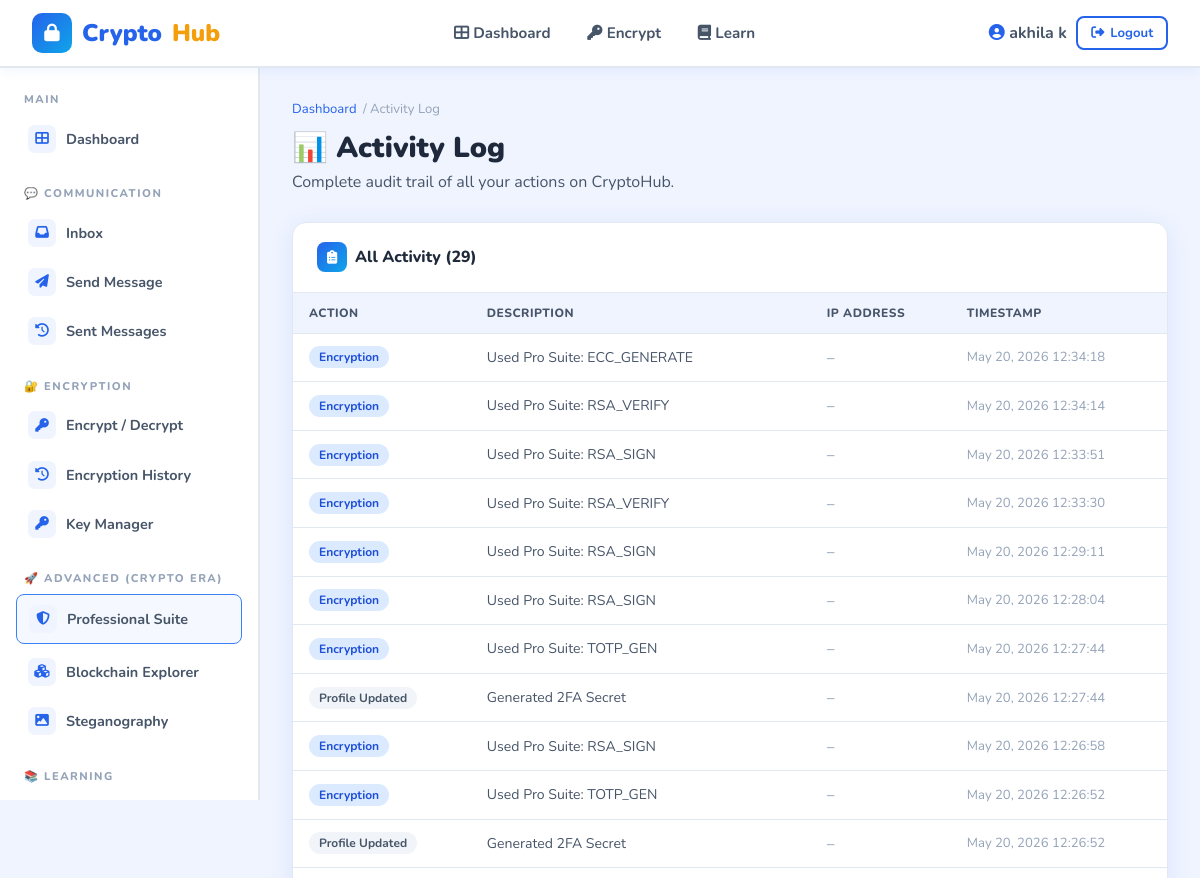
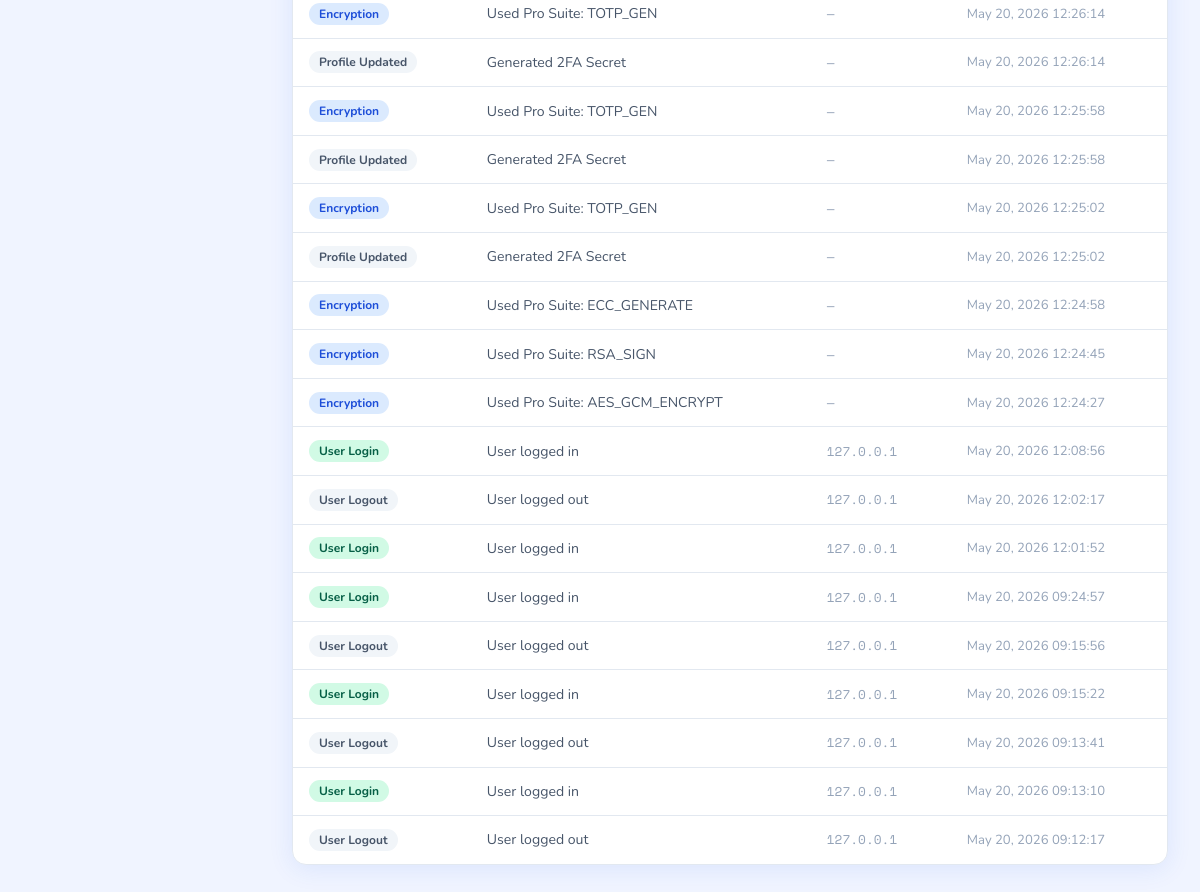
Screenshot of /activity/ (signed in) with the database file from the repository (2 pictures, top to bottom).
### crypto_app/models.py (models this page shows, shortened)
class ActivityLog(models.Model):
    ACTION_CHOICES = [
        ('LOGIN', 'User Login'),
        ('LOGOUT', 'User Logout'),
        ('ENCRYPT', 'Encryption'),
        ('DECRYPT', 'Decryption'),
        ('KEY_CREATE', 'Key Created'),
        ('KEY_DELETE', 'Key Deleted'),
        ('PROFILE_UPDATE', 'Profile Updated'),
        ('QUIZ_ATTEMPT', 'Quiz Attempted'),
        ('FILE_UPLOAD', 'File Uploaded'),
        ('PASSWORD_CHANGE', 'Password Changed'),
        ('BLOCKCHAIN_MINE', 'Blockchain Block Mined'),
        ('STEGO_ENCODE', 'Steganography Encoding'),
    ]
    user = models.ForeignKey(User, on_delete=models.CASCADE, related_name='activity_logs')
    action = models.CharField(max_length=30, choices=ACTION_CHOICES)
    description = models.TextField(blank=True)
    ip_address = models.GenericIPAddressField(null=True, blank=True)
    user_agent = models.TextField(blank=True)
    timestamp = models.DateTimeField(default=timezone.now)
    extra_data = models.JSONField(default=dict, blank=True)
    class Meta:
        ordering = ['-timestamp']

### crypto_app/views.py (the view)
# urls.py: path('activity/', views.activity_log, name='activity_log'),
@login_required
def activity_log(request):
    logs = ActivityLog.objects.filter(user=request.user)[:50]
    return render(request, 'crypto_app/activity_log.html', {'logs': logs})

### crypto_app/templates/crypto_app/activity_log.html (shortened to what this page needs)
{% extends 'crypto_app/base.html' %}
{% block body %}
<div class="app-layout">
    {% include 'crypto_app/user_sidebar.html' %}
    <main class="main-content fade-in">
        <div class="page-header">
            <div class="breadcrumb"><a href="{% url 'dashboard' %}">Dashboard</a> / Activity Log</div>
            <h1>📊 Activity Log</h1>
            <p>Complete audit trail of all your actions on CryptoHub.</p>
        </div>
        <div class="card">
            <div class="card-header">
                <h3><span class="ch-icon"><i class="fas fa-clipboard-list"></i></span> All Activity ({{ logs|length }})</h3>
            </div>
            {% if logs %}
            <div class="table-wrap">
                <table>
                    <thead><tr><th>Action</th><th>Description</th><th>IP Address</th><th>Timestamp</th></tr></thead>
                    <tbody>
                        {% for log in logs %}
                        <tr>
                            <td>
                                <span class="badge-tag {% if log.action == 'LOGIN' %}badge-green{% elif log.action == 'LOGOUT' %}badge-gray{% elif log.action == 'ENCRYPT' %}badge-blue{% elif log.action == 'DECRYPT' %}badge-cyan{% elif log.action == 'KEY_CREATE' %}badge-amber{% elif log.action == 'QUIZ_ATTEMPT' %}badge-purple{% else %}badge-gray{% endif %}">
                                    {{ log.get_action_display }}
                                </span>
                            </td>
                            <td style="color:var(--text-mid);font-size:0.88rem;">{{ log.description|default:"—" }}</td>
                            <td style="font-family:var(--font-mono);font-size:0.8rem;color:var(--text-light);">{{ log.ip_address|default:"—" }}</td>
                            <td style="font-size:0.82rem;color:var(--text-light);">{{ log.timestamp|date:"M d, Y H:i:s" }}</td>
                        </tr>
                        {% endfor %}
                    </tbody>
                </table>
            </div>
            {% else %}
            <div class="empty-state" style="padding:4rem;">
                <i class="fas fa-clipboard-list"></i>
                <h3>No activity recorded yet</h3>
            </div>
            {% endif %}
        </div>
    </main>
</div>
{% endblock %}

### crypto_app/templates/crypto_app/base.html (shortened to what this page needs)
<!DOCTYPE html>
<html lang="en">
<head>
    <link rel="stylesheet" href="https://cdnjs.cloudflare.com/ajax/libs/font-awesome/6.5.0/css/all.min.css">
</head>
<body>
<header class="topnav">
    <a href="{% url 'home' %}" class="brand">
        <div class="logo-icon"><i class="fas fa-lock"></i></div>
        Crypto<span class="sub">Hub</span>
    </a>
    {% if user.is_authenticated %}
    <nav>
        {% if user.is_staff %}
        <a href="{% url 'admin_dashboard' %}"><i class="fas fa-tachometer-alt"></i> Admin Panel</a>
        {% else %}
        <a href="{% url 'dashboard' %}"><i class="fas fa-th-large"></i> Dashboard</a>
        <a href="{% url 'encryption_tool' %}"><i class="fas fa-key"></i> Encrypt</a>
        <a href="{% url 'topics' %}"><i class="fas fa-book"></i> Learn</a>
        {% endif %}
    </nav>
    <div class="auth-btns">
        <span style="font-weight:700; color:var(--text-mid);">
            <i class="fas fa-user-circle" style="color:var(--primary)"></i>
            {{ user.get_full_name|default:user.username }}
        </span>
        <a href="{% url 'logout' %}" class="btn btn-outline btn-sm">
            <i class="fas fa-sign-out-alt"></i> Logout
        </a>
    </div>
    {% endif %}
</header>
{% block body %}{% endblock %}
</body>
</html>

### crypto_app/templates/crypto_app/base.html (style rules this page uses)
:root { --primary: #2563EB; --primary-light: #3B82F6; --primary-dark: #1D4ED8; --secondary: #0EA5E9; --accent: #F59E0B; --success: #10B981; --danger: #EF4444; --warning: #F59E0B; --info: #06B6D4; --bg: #F0F4FF; --bg-white: #FFFFFF; --bg-card: #FFFFFF; --text-dark: #1E293B; --text-mid: #475569; --text-light: #94A3B8; --border: #E2E8F0; --shadow: 0 4px 24px rgba(37,99,235,0.10); --shadow-hover: 0 8px 32px rgba(37,99,235,0.18); --radius: 14px; --radius-sm: 8px; --sidebar-w: 260px; --header-h: 68px; --font-main: 'Nunito', sans-serif; --font-mono: 'Space Mono', monospace; }
* { box-sizing: border-box; margin: 0; padding: 0; }
body { font-family: var(--font-main); background: var(--bg); color: var(--text-dark); min-height: 100vh; }
.topnav { background: #fff; border-bottom: 2px solid var(--border); padding: 0 2rem; height: var(--header-h); display: flex; align-items: center; justify-content: space-between; position: sticky; top: 0; z-index: 100; box-shadow: 0 2px 12px rgba(37,99,235,0.07); }
.topnav .brand { display: flex; align-items: center; gap: 10px; text-decoration: none; font-size: 1.5rem; font-weight: 900; color: var(--primary); }
.topnav .brand .logo-icon { width: 40px; height: 40px; background: linear-gradient(135deg, var(--primary), var(--secondary)); border-radius: 10px; display: flex; align-items: center; justify-content: center; color: white; font-size: 1.1rem; }
.topnav .brand span.sub { color: var(--accent); }
.topnav nav { display: flex; align-items: center; gap: 0.3rem; }
.topnav nav a { padding: 0.45rem 1rem; border-radius: var(--radius-sm); text-decoration: none; color: var(--text-mid); font-weight: 700; font-size: 0.95rem; transition: all 0.2s; }
.topnav .auth-btns { display: flex; gap: 0.6rem; align-items: center; }
.btn { display: inline-flex; align-items: center; gap: 6px; padding: 0.5rem 1.2rem; border-radius: var(--radius-sm); font-family: var(--font-main); font-weight: 700; font-size: 0.9rem; border: none; cursor: pointer; text-decoration: none; transition: all 0.2s; }
.btn-outline { background: transparent; color: var(--primary); border: 2px solid var(--primary); }
.btn-sm { padding: 0.35rem 0.8rem; font-size: 0.82rem; }
.app-layout { display: flex; min-height: calc(100vh - var(--header-h)); }
.main-content { flex: 1; padding: 2rem; overflow-x: hidden; }
.page-header { margin-bottom: 1.8rem; }
.page-header h1 { font-size: 1.8rem; font-weight: 900; color: var(--text-dark); }
.page-header p { color: var(--text-mid); margin-top: 0.3rem; }
.breadcrumb { display: flex; align-items: center; gap: 0.4rem; font-size: 0.82rem; color: var(--text-light); margin-bottom: 0.6rem; }
.breadcrumb a { color: var(--primary); text-decoration: none; }
.card { background: var(--bg-card); border-radius: var(--radius); box-shadow: var(--shadow); border: 1px solid var(--border); overflow: hidden; }
.card-header { padding: 1.2rem 1.5rem; border-bottom: 1px solid var(--border); display: flex; align-items: center; justify-content: space-between; }
.card-header h3 { font-size: 1rem; font-weight: 800; color: var(--text-dark); display: flex; align-items: center; gap: 8px; }
.card-header h3 .ch-icon { width: 30px; height: 30px; border-radius: 8px; background: linear-gradient(135deg, var(--primary), var(--secondary)); color: white; display: flex; align-items: center; justify-content: center; font-size: 0.85rem; }
.table-wrap { overflow-x: auto; }
table { width: 100%; border-collapse: collapse; }
th { background: var(--bg); font-size: 0.75rem; font-weight: 800; text-transform: uppercase; letter-spacing: 0.5px; color: var(--text-mid); padding: 0.75rem 1rem; text-align: left; }
td { padding: 0.8rem 1rem; border-top: 1px solid var(--border); font-size: 0.9rem; color: var(--text-dark); vertical-align: middle; }
.badge-tag { display: inline-flex; align-items: center; gap: 4px; padding: 3px 10px; border-radius: 20px; font-size: 0.75rem; font-weight: 700; }
.badge-blue { background: #DBEAFE; color: #1D4ED8; }
.badge-green { background: #D1FAE5; color: #065F46; }
.badge-gray { background: #F1F5F9; color: #475569; }
.fade-in { animation: fadeIn 0.35s ease both; }

### rows the page displays
ActivityLog: action "Encryption", description "Used Pro Suite: ECC_GENERATE", ip_address "—", timestamp "May 20, 2026 12:34:18"
ActivityLog: action "Encryption", description "Used Pro Suite: RSA_VERIFY", ip_address "—", timestamp "May 20, 2026 12:34:14"
ActivityLog: action "Encryption", description "Used Pro Suite: RSA_SIGN", ip_address "—", timestamp "May 20, 2026 12:33:51"
ActivityLog: action "Encryption", description "Used Pro Suite: RSA_VERIFY", ip_address "—", timestamp "May 20, 2026 12:33:30"
ActivityLog: action "Encryption", description "Used Pro Suite: RSA_SIGN", ip_address "—", timestamp "May 20, 2026 12:29:11"
ActivityLog: action "Encryption", description "Used Pro Suite: RSA_SIGN", ip_address "—", timestamp "May 20, 2026 12:28:04"
ActivityLog: action "Encryption", description "Used Pro Suite: TOTP_GEN", ip_address "—", timestamp "May 20, 2026 12:27:44"
ActivityLog: action "Profile Updated", description "Generated 2FA Secret", ip_address "—", timestamp "May 20, 2026 12:27:44"
ActivityLog: action "Encryption", description "Used Pro Suite: RSA_SIGN", ip_address "—", timestamp "May 20, 2026 12:26:58"
ActivityLog: action "Encryption", description "Used Pro Suite: TOTP_GEN", ip_address "—", timestamp "May 20, 2026 12:26:52"
ActivityLog: action "Profile Updated", description "Generated 2FA Secret", ip_address "—", timestamp "May 20, 2026 12:26:52"
ActivityLog: action "Encryption", description "Used Pro Suite: TOTP_GEN", ip_address "—", timestamp "May 20, 2026 12:26:14"
ActivityLog: action "Profile Updated", description "Generated 2FA Secret", ip_address "—", timestamp "May 20, 2026 12:26:14"
ActivityLog: action "Encryption", description "Used Pro Suite: TOTP_GEN", ip_address "—", timestamp "May 20, 2026 12:25:58"
ActivityLog: action "Profile Updated", description "Generated 2FA Secret", ip_address "—", timestamp "May 20, 2026 12:25:58"
ActivityLog: action "Encryption", description "Used Pro Suite: TOTP_GEN", ip_address "—", timestamp "May 20, 2026 12:25:02"
ActivityLog: action "Profile Updated", description "Generated 2FA Secret", ip_address "—", timestamp "May 20, 2026 12:25:02"
ActivityLog: action "Encryption", description "Used Pro Suite: ECC_GENERATE", ip_address "—", timestamp "May 20, 2026 12:24:58"
ActivityLog: action "Encryption", description "Used Pro Suite: RSA_SIGN", ip_address "—", timestamp "May 20, 2026 12:24:45"
ActivityLog: action "Encryption", description "Used Pro Suite: AES_GCM_ENCRYPT", ip_address "—", timestamp "May 20, 2026 12:24:27"
ActivityLog: action "User Login", description "User logged in", ip_address "127.0.0.1", timestamp "May 20, 2026 12:08:56"
ActivityLog: action "User Logout", description "User logged out", ip_address "127.0.0.1", timestamp "May 20, 2026 12:02:17"
ActivityLog: action "User Login", description "User logged in", ip_address "127.0.0.1", timestamp "May 20, 2026 12:01:52"
ActivityLog: action "User Login", description "User logged in", ip_address "127.0.0.1", timestamp "May 20, 2026 09:24:57"
ActivityLog: action "User Logout", description "User logged out", ip_address "127.0.0.1", timestamp "May 20, 2026 09:15:56"
ActivityLog: action "User Login", description "User logged in", ip_address "127.0.0.1", timestamp "May 20, 2026 09:15:22"
ActivityLog: action "User Logout", description "User logged out", ip_address "127.0.0.1", timestamp "May 20, 2026 09:13:41"
ActivityLog: action "User Login", description "User logged in", ip_address "127.0.0.1", timestamp "May 20, 2026 09:13:10"
ActivityLog: action "User Logout", description "User logged out", ip_address "127.0.0.1", timestamp "May 20, 2026 09:12:17"

### other values shown
{{ user.get_full_name|default:user.username }} "akhila k"
{{ logs|length }} "29"
